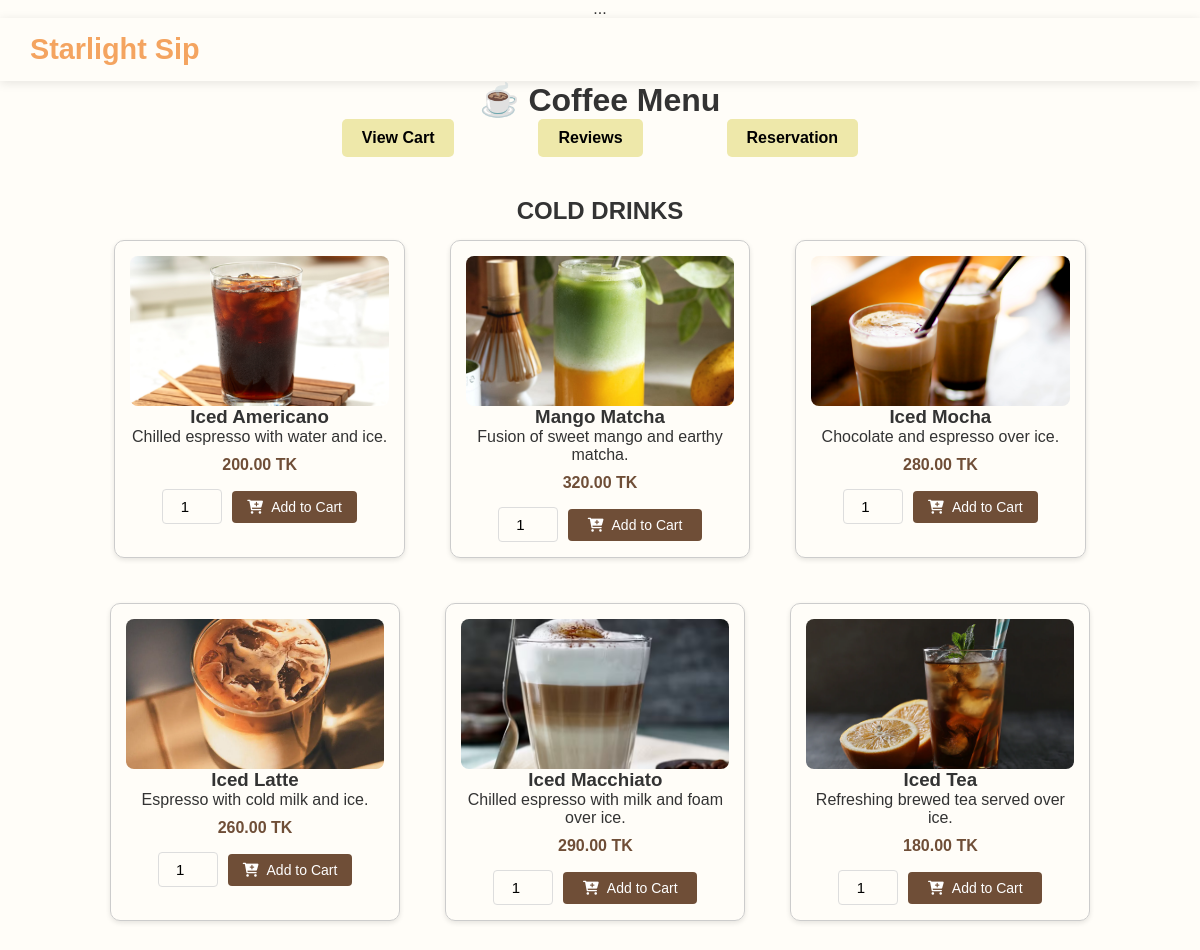
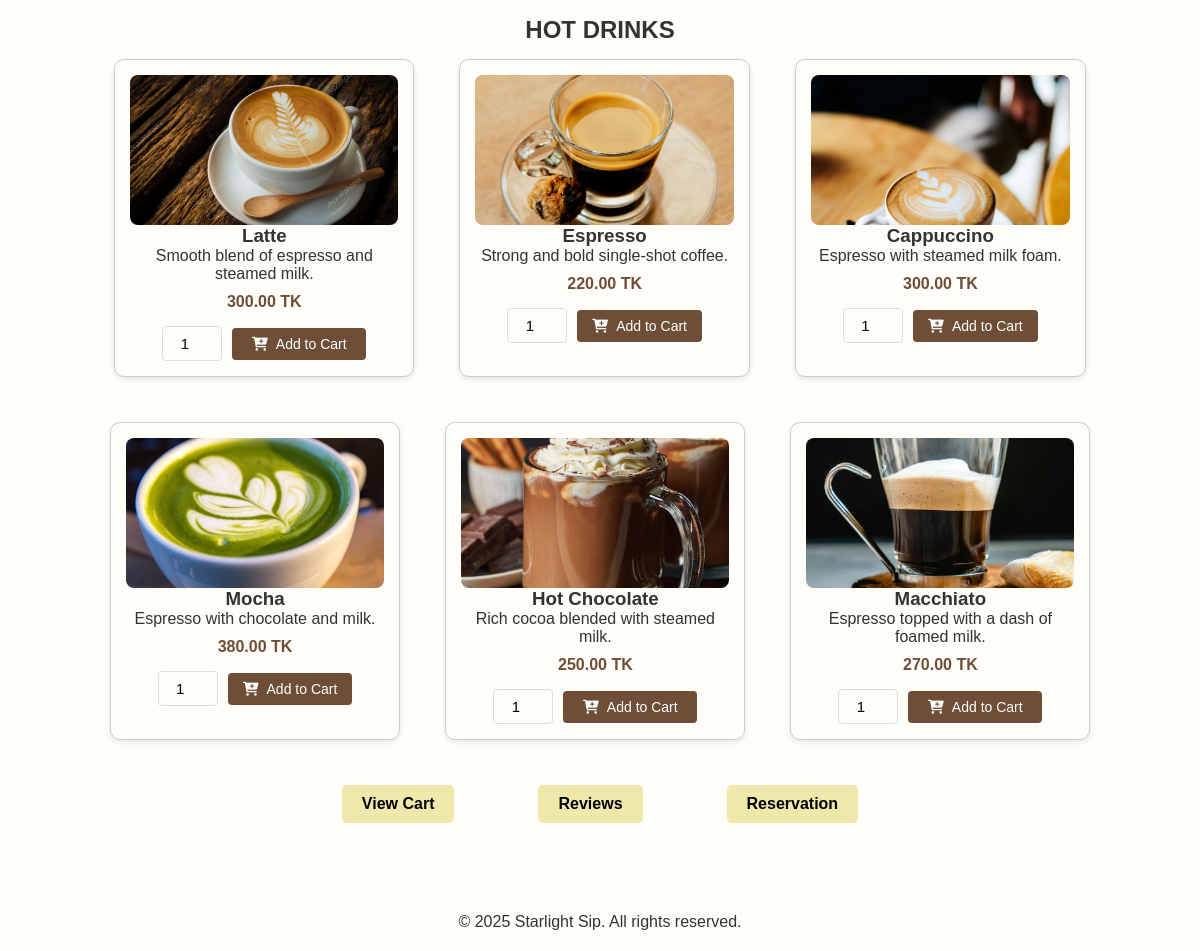
Page /menu.php on the committed database (2 pictures, top to bottom).
### tables this page shows
CREATE TABLE `coffees` (
  `id` int(11) NOT NULL,
  `name` varchar(40) NOT NULL,
  `description` text NOT NULL,
  `price` decimal(6,2) NOT NULL,
  `image` varchar(255) NOT NULL,
  `category` varchar(11) NOT NULL
);

### menu.php (the view, shortened to what this page needs)
<?php
include 'db.php';
$sql = "SELECT * FROM coffees order by category";
$result = $conn->query($sql);
?>
<?php
include 'header.php';
?>
<!DOCTYPE html>
<html>
<head>
</head>
<body>
<h1>☕ Coffee Menu</h1>
<div class="button-row">
    <form action="cart_view.php" method="GET">
        <input type="submit" value="View Cart" class="menu-button" />
    </form>
    <form action="review.php" method="GET">
        <input type="submit" value="Reviews" class="menu-button" />
    </form>
    <form action="reservation.php" method="GET">
        <input type="submit" value="Reservation" class="menu-button" />
    </form>
</div>
<?php
$menu=[];
if ($result && $result->num_rows > 0) {
    while($row = $result->fetch_assoc())
        { $cat=$row['category'];
          $menu[$cat][]=$row;}
    }?>
<?php if (!empty($menu)): ?>
  <?php foreach ($menu as $category => $items): ?>
    <h2><?= htmlspecialchars($category) ?></h2>
    <div class="menu-category">
      <?php foreach ($items as $item): ?>
        <div class="menu-item">
    <img src="<?= htmlspecialchars($item['image']) ?>" alt="<?= htmlspecialchars($item['name']) ?>">
    <h3><?= htmlspecialchars($item['name']) ?></h3>
    <p class="item-description"><?= htmlspecialchars($item['description']) ?></p>
    <p class="item-price"><?= number_format($item['price'], 2) ?> TK</p>
    <form method="POST" action="cart.php" class="add-to-cart-form">
        <input type="number" name="quantity" value="1" min="1" class="quantity-input">
        <button type="submit" name="add_to_cart" class="add-to-cart-btn">
            <i class="fas fa-cart-plus"></i> Add to Cart
        </button>
    </form>
</div>
      <?php endforeach; ?>
    </div>
  <?php endforeach; ?>
<?php else: ?>
  <p>No coffee items found.</p>
  <?php endif; ?>
<div class="button-row">
    <form action="cart_view.php" method="GET">
        <input type="submit" value="View Cart" class="menu-button" />
    </form>
    <form action="review.php" method="GET">
        <input type="submit" value="Reviews" class="menu-button" />
    </form>
    <form action="reservation.php" method="GET">
        <input type="submit" value="Reservation" class="menu-button" />
    </form>
</div>
</body>
<?php include 'footer.php'; ?>
</html>

### header.php (shortened to what this page needs)
<!DOCTYPE html>
<html lang="en">
...
<!DOCTYPE html>
<html lang="en">
<head>
    <link rel="stylesheet" href="https://cdnjs.cloudflare.com/ajax/libs/font-awesome/6.0.0/css/all.min.css">
    <link rel="stylesheet" href="style.css">
</head>
<body>
    <header style="background:transparent; padding: 15px 30px; display: flex; justify-content: space-between; align-items: center;">
    <a href="menu.php" style="text-decoration: none;">
        <h1 style="color: sandybrown; margin: 0;">Starlight Sip</h1>
    </a>
</header>
    <main>

### footer.php
</main>
    <footer style="background:transparent; padding: 20px; text-align: center; margin-top: 50px;">
        <p>© <?php echo date('Y'); ?> Starlight Sip. All rights reserved.</p>
    </footer>
</body>
</html>

### style.css (style rules this page uses)
* { margin: 0; padding: 0; box-sizing: border-box; list-style: none; text-decoration: none; font-family: "Poppins", sans-serif; }
body { background: url('bg pic.jpg'); background-size: cover; background-repeat: no-repeat; min-height: 100vh; color: #333; }
header { background: #fdf6ec; padding: 15px 30px; display: flex; justify-content: space-between; align-items: center; box-shadow: 0 2px 10px rgba(0,0,0,0.1); position: sticky; top: 0; z-index: 1000; }
header h1 { color: #6F4E37; margin: 0; font-size: 1.8rem; }
form { margin: 0 2rem; }
input { color: white; width: 100%; background-color: transparent; border: none; border-bottom: 1px solid white; padding-left: 1.5rem; font-size: 15px; }
input::placeholder { color: transparent; }
.menu-item { padding: 15px; margin-bottom: 20px; position: relative; }
.item-price { font-weight: bold; color: #6F4E37; font-size: 16px; margin: 10px 0; display: block; }
.add-to-cart-form { display: flex; align-items: center; gap: 10px; margin-top: 15px; }
.quantity-input { width: 60px; padding: 8px; border: 1px solid #ddd; border-radius: 4px; text-align: center; color: black; }
.add-to-cart-btn { background-color: #6F4E37; color: white; border: none; padding: 8px 15px; border-radius: 4px; font-size: 14px; cursor: pointer; transition: all 0.3s ease; flex-grow: 1; }
.add-to-cart-btn i { margin-right: 5px; }

### menu.php (style rules this page uses)
.menu-item { border: 1px solid #ccc; padding: 15px; margin: 15px; border-radius: 10px; max-width: 300px; display: inline-block; text-align: center; box-shadow: 0 2px 5px rgba(0,0,0,0.1); }
.menu-item img { width: 100%; height: 150px; object-fit: cover; border-radius: 8px; }
body { font-family: Arial, sans-serif; background: #fffdf8; text-align: center; }
.menu-category { display: flex; flex-wrap: wrap; justify-content: center; gap: 15px; margin-bottom: 30px; }
input[type="submit"] { background-color: palegoldenrod; color: black; padding: 10px 20px; text-decoration: none; border-radius: 5px; font-weight: bold; transition: background-color 0.3s; display: inline-block; margin-bottom: 20px; cursor: pointer; }
.button-row { display: flex; justify-content: center; gap: 20px; margin-bottom: 20px; }
.menu-button { padding: 10px 20px; cursor: pointer; background-color: #e0c097; border: none; border-radius: 5px; font-size: 16px; transition: background-color 0.3s ease; }

### rows in the picture
coffees: image (picture), name "Iced Americano", description "Chilled espresso with water and ice.", price "200.00"
coffees: image (picture), name "Mango Matcha", description "Fusion of sweet mango and earthy matcha.", price "320.00"
coffees: image (picture), name "Iced Mocha", description "Chocolate and espresso over ice.", price "280.00"
coffees: image (picture), name "Iced Latte", description "Espresso with cold milk and ice.", price "260.00"
coffees: image (picture), name "Iced Macchiato", description "Chilled espresso with milk and foam over ice.", price "290.00"
coffees: image (picture), name "Iced Tea", description "Refreshing brewed tea served over ice.", price "180.00"
coffees: image (picture), name "Latte", description "Smooth blend of espresso and steamed milk.", price "300.00"
coffees: image (picture), name "Espresso", description "Strong and bold single-shot coffee.", price "220.00"
coffees: image (picture), name "Cappuccino", description "Espresso with steamed milk foam.", price "300.00"
coffees: image (picture), name "Mocha", description "Espresso with chocolate and milk.", price "380.00"
coffees: image (picture), name "Hot Chocolate", description "Rich cocoa blended with steamed milk.", price "250.00"
coffees: image (picture), name "Macchiato", description "Espresso topped with a dash of foamed milk.", price "270.00"

### other values in the picture
$category "COLD DRINKS"
$category "HOT DRINKS"
